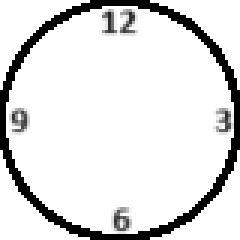
#> input picture 工程目录/04Python脚本文件/Python脚本文件（用于旋转图片）/pic_rot_80_80/clock_bold.bmp, 80 x 80 px (shown 3 times larger)
$ python process.py
#> lines starting #> are read from the running program, lines starting #| are printed output that depends on the picture; after the words box and inside, x2 and y2 are one past the last pixel; in counts of white or black regions, pixels touching at a corner belong together
from PIL import Image
import numpy as np
import os

def bin_str_to_hex(bin_str):
    """将二进制字符串转换为十六进制字符串"""
    padding = (4 - len(bin_str) % 4) % 4
    bin_str = bin_str.zfill(len(bin_str) + padding)
    hex_str = ''.join(f"{int(bin_str[i:i+4], 2):x}" for i in range(0, len(bin_str), 4))
    return hex_str

print("开始处理图像...")

# 输出文件
output_file = "all_images.v"

with open(output_file, "w", encoding="utf-8") as f_out:

    filename = f"clock_bold.bmp"

    # 打开图像并转为灰度图
    img = Image.open(filename).convert('L')
    img = img.resize((80, 80))  # 修改为 80x80

    # 转为黑白二值图像：黑色为1，白色为0
    data = np.array(img)
    binary_data = (data < 200).astype(int)
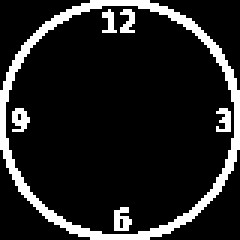
#> binary_data: shape (80, 80) int64 (shown 3 times larger); values 0 (black) and 1 (white), 13% white; 6 white regions, box (x1, y1, x2, y2) and area: (0, 0, 80, 80) 688, (38, 69, 44, 77) 34, (4, 36, 10, 44) 33, (72, 36, 77, 44) 27, (40, 3, 45, 11) 26, (34, 3, 39, 11) 22


    # 将 binary_data 转换为可显示的图像（归一化到 [0, 255]）
    binary_image = (binary_data * 255).astype(np.uint8)
    Image.fromarray(binary_image, mode='L').save("binary_output.png")  # 保存图像
    Image.fromarray(binary_image, mode='L').show()  # 显示图像
    # 构建Verilog数组行
    verilog_items = []
    for row in binary_data:
        bin_str = ''.join(str(bit) for bit in row)
        hex_str = bin_str_to_hex(bin_str)
        verilog_items.append(f"80'h{hex_str}")  # 修改为 80'h...
#> this loop made 80 passes
#> hex_str on passes 1 to 12: '00000003ffffc0000000', '0000001ffffff8000000', '000000ffc003ff000000', '000003fc08703fc00000', '00000fe03cf807f00000', '00003f003c1800fc0000', '00007e000c18007f0000', '0001f8000c38001f8000', '0003e0000c700007c000', '0007c0000ce00003e000', '000f00003ef80000f000', '001e0000000000007800'
#> after the loop, verilog_items = 80 items, first 6: "80'h00000003ffffc0000000", "80'h0000001ffffff8000000", "80'h000000ffc003ff000000", "80'h000003fc08703fc00000", "80'h00000fe03cf807f00000", "80'h00003f003c1800fc0000"

    # 每四组拼成一行
    lines = []
    for i in range(0, len(verilog_items), 4):
        chunk = verilog_items[i:i+4]
        line = ", ".join(chunk)
        if i + 4 < len(verilog_items):
            line += ","
        lines.append(line)
#> this loop made 20 passes
#> i on passes 2 to 13: 4, 8, 12, 16, 20, 24, 28, 32, 36, 40, 44, 48
#> after the loop, lines = 20 items

    array_body = "\n    ".join(lines)

    # 变量名
    var_name = f"clock_bold"

    # 写入文件
    f_out.write(f"wire [0:79] {var_name} [0:79] = '{{\n")  # 修改为 0:79
    f_out.write(f"    {array_body}\n")
    f_out.write("};\n\n")

    print(f"已合并保存到 {output_file}")
